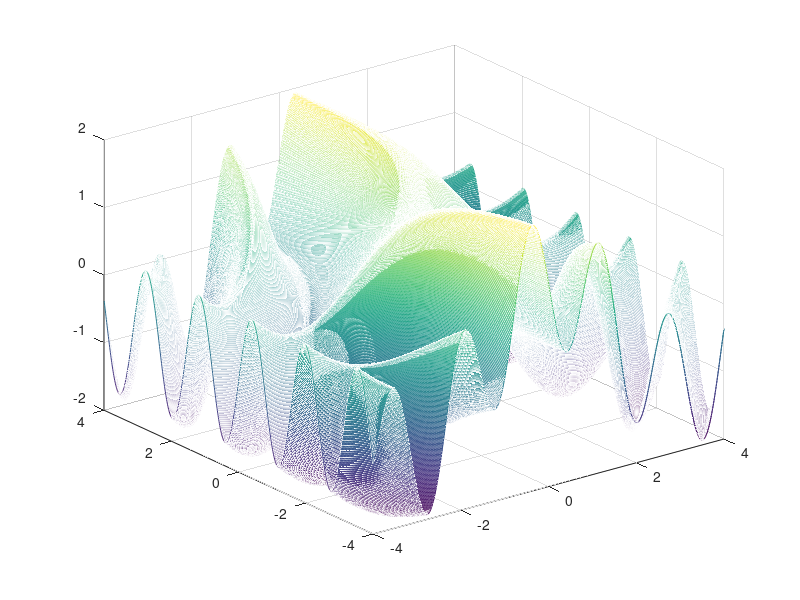

Reproduce this figure in MATLAB. (Note: this script raises an error after producing the figure.)
x=-4:0.01:4;
y=-4:0.01:4;
[X,Y]=meshgrid(x,y);
f=sin(X.*Y)+cos(X);
mesh(X,Y,f);
pause;

x=sym('x');
y=sym('y');
f=sin(x.*y)+cos(x);
fmesh(x,y,f);
